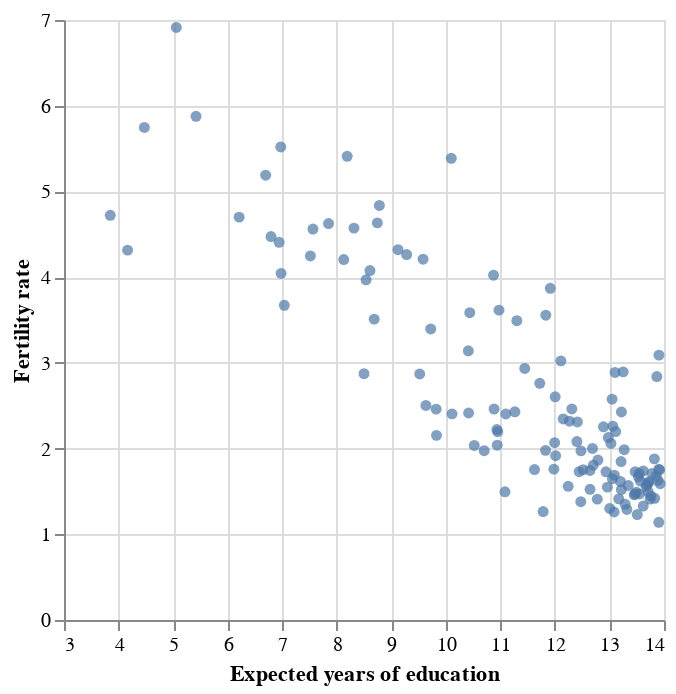

Write notebook code for a chart like this one.
### Markdown cell above
#### Education and fertility rate

### Code cell
base = alt.Chart(data)
    
scatter_educ = base.mark_circle().encode( 
    x = alt.X("educ_expected_yrs_f:Q",
              scale = alt.Scale(zero = False),
              title = "Expected years of education"), 
    y = alt.Y("fertility_total:Q",
              title = "Fertility rate")
).properties(
    width = 300,
    height = 300)

scatter_educ

### Figure 1 — Vega-Lite specification as saved in the notebook (floating-point values rounded to 4 significant figures; data arrays with more than 128 entries replaced by an {"elided": "..."} marker saying what was removed)
{"$schema": "https://vega.github.io/schema/vega-lite/v4.17.0.json", "config": {"view": {"continuousHeight": 300, "continuousWidth": 400}}, "data": {"name": "data-6cd1456596c1f74e121582c365026ae5"}, "datasets": {"data-6cd1456596c1f74e121582c365026ae5": {"elided": "129 records"}}, "encoding": {"x": {"field": "educ_expected_yrs_f", "scale": {"zero": false}, "title": "Expected years of education", "type": "quantitative"}, "y": {"field": "fertility_total", "title": "Fertility rate", "type": "quantitative"}}, "height": 300, "mark": "circle", "width": 300}
